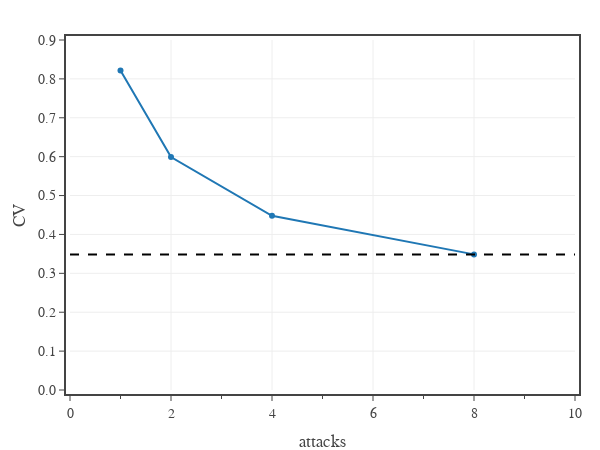

The notebook cell saved with this chart:
### Code cell
# Coefficient of variance for a pool of damage split up across multiple attacks
from icepool import map, d

def attack_damage(armor_class, attack_roll, attack_bonus, hit_damage_roll, crit_damage_roll):
    if attack_roll == 20:
        return crit_damage_roll
    elif attack_roll == 1:
        return 0
    elif attack_roll + attack_bonus >= armor_class:
        return hit_damage_roll
    else:
        return 0

# create figure
fig = go.Figure(
    layout=go.Layout(
        template=tfb.FIG_TEMPLATE,
        margin=dict(l=70, r=25, b=60, t=40, pad=4),
        xaxis=dict(
            title_text='attacks',
            range=[0,10],
            tick0=0, dtick=2,
            minor=dict(tick0=0, dtick=1),
        ),
        yaxis=dict(
            title_text='CV',
            range=[0,0.9],
            tickformat='.1f'
        ),
        legend=dict(
            xanchor='right', yanchor='top',
            x=1.00, y=1.00,
            orientation='v',
            tracegroupgap=0,
        )
    )
)

n_dice_pool = 8
d_dice_pool = d(6)
dp = n_dice_pool @ d_dice_pool

n_attacks = [1,2,4,8]

atk_mod = 0
atk_bns = 4
arm_cls = 12

p_hit = 0.6
p_crit = 0.05

# plot CV different number of attacks
mu = []
sigma = []
cv = []
for n in n_attacks:
    n_dice = int(n_dice_pool/n)
    hit_damage = n_dice @ d_dice_pool
    crit_damage = (2*n_dice) @ d_dice_pool

    ad = n @ map(attack_damage, arm_cls, d(20), atk_bns, hit_damage, crit_damage)

    mu += [ad.mean()]
    sigma += [ad.sd()]
    cv += [ad.sd()/ad.mean()]


fig.add_trace(go.Scatter(
    x=np.array(n_attacks), 
    y=np.array(cv),
    showlegend=False,
    hovertemplate=
        'Attacks %{x:.0f}<br>'+
        'CV %{y:.2f}<extra></extra>',
))

# add reference line for minimum CV
m_crit = (2 @ d_dice_pool).mean()/d_dice_pool.mean()
v_crit = (2 @ d_dice_pool).variance()/d_dice_pool.variance()
v_min = 0
v_min += ((p_hit + p_crit*m_crit**2) - (p_hit + p_crit*m_crit)**2)*(n_dice_pool*d_dice_pool.mean()**2)
v_min += (p_hit + p_crit*v_crit)*dp.variance()
s_min = np.sqrt(v_min)

fig.add_trace(go.Scatter(
    x=[0,20], 
    y=2*[s_min/ad.mean()],
    mode='lines',
    showlegend=False,
    hoverinfo='skip',
    line=dict(color='black', dash='dash')
))

"""
fig.add_trace(go.Scatter(
    x=[0,20], 
    y=2*[np.sqrt((p_hit + p_crit*v_crit)*dp.variance())/ad.mean()],
    mode='lines',
    showlegend=False,
    hoverinfo='skip',
    line=dict(color='red', dash='dash')
))
"""

# show figure
fig.update_layout(width=600, height=450)
fig.show(config=tfb.FIG_CONFIG)

# save figures
if SAVEFIGS:
    fig.update_layout(autosize=True, width=None, height=None)
    tfb.save_fig_html(fig, format='large', name=f'./fig-cd-cv-example-large')
    tfb.save_fig_html(fig, format='small', name=f'./fig-cd-cv-example-small')

### Figure 1 — Plotly figure (JSON) as saved in the notebook; plotly's stock layout.template omitted (floating-point values rounded to 4 significant figures)
{"data": [{"hovertemplate": "Attacks %{x:.0f}<br>CV %{y:.2f}<extra></extra>", "showlegend": false, "type": "scatter", "x": [1, 2, 4, 8], "y": [0.8217, 0.599, 0.448, 0.3487]}, {"hoverinfo": "skip", "line": {"color": "black", "dash": "dash"}, "mode": "lines", "showlegend": false, "type": "scatter", "x": [0, 20], "y": [0.3487, 0.3487]}], "layout": {"height": 450, "legend": {"orientation": "v", "tracegroupgap": 0, "x": 1, "xanchor": "right", "y": 1, "yanchor": "top"}, "margin": {"b": 60, "l": 70, "pad": 4, "r": 25, "t": 40}, "width": 600, "xaxis": {"dtick": 2, "minor": {"dtick": 1, "tick0": 0}, "range": [0, 10], "tick0": 0, "title": {"text": "attacks"}}, "yaxis": {"range": [0, 0.9], "tickformat": ".1f", "title": {"text": "CV"}}}}
